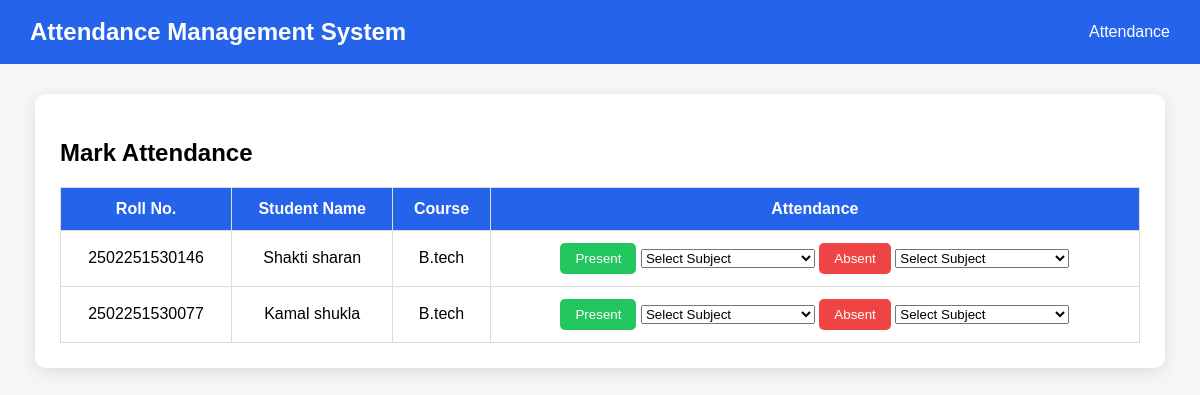
The app's page /attendance with its own data.
### tables this page shows
CREATE TABLE students (
            id INTEGER PRIMARY KEY AUTOINCREMENT,
            name TEXT NOT NULL,
            roll_no TEXT UNIQUE NOT NULL,
            course TEXT NOT NULL
        , username TEXT, password TEXT);

### app.py (the view)
@app.route("/attendance")
def attendance():
    conn = get_db()
    students = conn.execute("SELECT * FROM students").fetchall()
    conn.close()
    return render_template("attendance.html", students=students)

### app.py (called while the page is built)
def get_db():
    conn = sqlite3.connect("attendance.db")
    conn.row_factory = sqlite3.Row
    return conn

### templates/attendance.html (shortened to what this page needs)
<!DOCTYPE html>
<html lang="en">
<head>
</head>
<body>
    <div class="navbar">
        <h2>Attendance Management System</h2>
        <span>Attendance</span>
    </div>
    <div class="container">
        <h2>Mark Attendance</h2>
        <table>
            <tr>
                <th>Roll No.</th>
                <th>Student Name</th>
                <th>Course</th>
                <th>Attendance</th>
            </tr>
            {% for student in students %}
            <tr>
                <td>{{ student.roll_no }}</td>
                <td>{{ student.name }}</td>
                <td>{{ student.course }}</td>
                <td>
                 <form action="/mark_attendance" method="POST" style="display:inline;">
    <button type="submit" class="present">Present</button>
    <select name="subject" required>
    <option value="">Select Subject</option>
</select>
</form>
<form action="/mark_attendance" method="POST" style="display:inline;">
    <button type="submit" class="absent">Absent</button>
    <select name="subject" required>
    <option value="">Select Subject</option>
</select>
</form>
                </td>
            </tr>
            {% endfor %}
        </table>
    </div>
</body>
</html>

### templates/attendance.html (style rules this page uses)
body { margin: 0; font-family: Arial, sans-serif; background: #f4f6f8; }
.navbar { background: #2563eb; color: white; padding: 18px 30px; display: flex; justify-content: space-between; align-items: center; }
.navbar h2 { margin: 0; }
.container { width: 90%; margin: 30px auto; background: white; padding: 25px; border-radius: 10px; box-shadow: 0 4px 15px rgba(0,0,0,0.1); }
table { width: 100%; border-collapse: collapse; margin-top: 20px; }
th, td { padding: 12px; border: 1px solid #ddd; text-align: center; }
th { background: #2563eb; color: white; }
button { padding: 8px 15px; border: none; border-radius: 5px; cursor: pointer; }
.present { background: #22c55e; color: white; }
.absent { background: #ef4444; color: white; }

### records on screen
students: roll_no "2502251530146", name "Shakti sharan", course "B.tech"
students: roll_no "2502251530077", name "Kamal shukla", course "B.tech"
